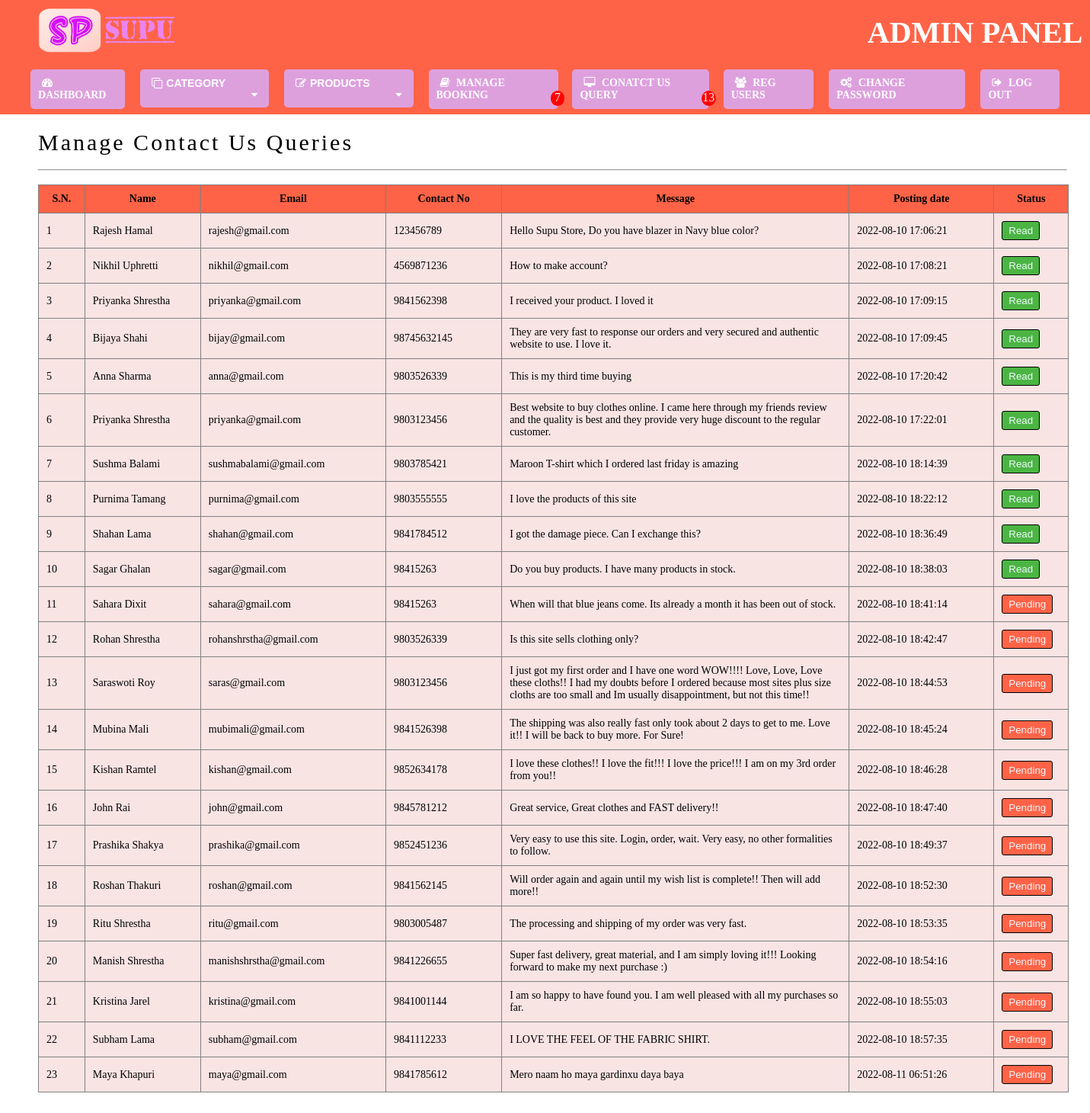
Page /admin/message.php on the committed database.
### tables this page shows
CREATE TABLE `tbl_msg` (
  `customer_id` int(11) NOT NULL,
  `cname` varchar(255) NOT NULL,
  `email` varchar(255) NOT NULL,
  `phone` varchar(255) NOT NULL,
  `message` longtext DEFAULT NULL,
  `PostingDate` timestamp NOT NULL DEFAULT current_timestamp(),
  `status` varchar(255) NOT NULL DEFAULT 'Pending'
);

### admin/message.php (the view, shortened to what this page needs)
<!DOCTYPE html>
<head>
    <link rel="stylesheet" href="css/table.css">
    <link rel="stylesheet" href="https://cdnjs.cloudflare.com/ajax/libs/font-awesome/5.15.3/css/all.min.css">
</head>
<body>
<?php
        include 'includes/header.php';
    ?>
	<div class="container">
	<div class="title">Manage Contact Us Queries</div><br><hr><br>
        <table style="width: 98%;">
            <tr>
                <th style="width: 4%;">S.N.</th>
                <th style="width: 10%;">Name</th>
                <th style="width: 16%;">Email</th>
                <th style="width: 10%;">Contact No</th>
                <th style="width: 30%;">Message</th>
                <th style="width: 12.5%;">Posting date</th>
                <th style="width: 6%;">Status</th>
            </tr>
            <?php
            $sql = "SELECT * FROM tbl_msg";
            $result = mysqli_query($conn, $sql);
            $count=1;
            if (mysqli_num_rows($result) > 0) {
                while ($value = mysqli_fetch_assoc($result)) {
            ?>
            <tr>
                <td><?php echo htmlentities($count); ?></td>
                <td><?php echo $value['cname']; ?></td>
                <td><?php echo $value['email']; ?></td>
                <td><?php echo $value['phone']; ?></td>
                <td><?php echo $value['message']; ?></td>
                <td><?php echo $value['PostingDate']; ?></td>
                <td>
                    <?php
                    if($value['status'] == 'Pending')
                    {
                    ?>
                        <a href="readmsg.php?customer_id=<?php echo $value['customer_id'];?>" onclick="confirmAction()">
                        <button class="pending"><?php echo $value['status'];?></button></a>
                        <?php
                    }
                    else
                    {
                        ?><button class="completed"><?php
                     echo $value['status'];?></button><?php
                    }
                    ?>
                </td>
                <?php
                $count=$count+1; }
                }
                ?>
            </tr>
        </table>
	</div>
</body>
</html>

### admin/css/table.css (style rules this page uses)
* { box-sizing: border-box; margin: 0; padding: 0; }
.container { margin-left: 50px; padding-top: 20px; margin-bottom: 30px; }
hr { margin-right: 30px; }
.title { letter-spacing: 3px; font-size: 30px; }
table { table-layout: auto; border-collapse: collapse; width: "98%"; }
td, th { padding: 10px; font-size: 14px; }
th { background-color: tomato; border: solid 0.5px grey; }
td { padding: 10px; background-color: #f9e4e4; border: solid 0.5px grey; }
td a { text-decoration: none; color: black; }

### admin/css/header.css (style rules this page uses)
* { margin: 0; padding: 0; box-sizing: border-box; }

### admin/message.php (style rules this page uses)
.pending { background-color: tomato; color: aliceblue; padding: 4px 8px; border: 1px solid black; border-radius: 3px; }
.completed { background-color: #4BB543; color: aliceblue; padding: 4px 8px; border: 1px solid black; border-radius: 3px; }

### rows in the picture
tbl_msg: cname "Rajesh Hamal", email "rajesh@gmail.com", phone "123456789", message "Hello Supu Store, Do you have blazer in Navy blue color?", PostingDate "2022-08-10 17:06:21", status "Read"
tbl_msg: cname "Nikhil Uphretti", email "nikhil@gmail.com", phone "4569871236", message "How to make account?", PostingDate "2022-08-10 17:08:21", status "Read"
tbl_msg: cname "Priyanka Shrestha", email "priyanka@gmail.com", phone "9841562398", message "I received your product. I loved it", PostingDate "2022-08-10 17:09:15", status "Read"
tbl_msg: cname "Bijaya Shahi", email "bijay@gmail.com", phone "98745632145", message "They are very fast to response our orders and very secured and authentic website to use. I love it.", PostingDate "2022-08-10 17:09:45", status "Read"
tbl_msg: cname "Anna Sharma", email "anna@gmail.com", phone "9803526339", message "This is my third time buying", PostingDate "2022-08-10 17:20:42", status "Read"
tbl_msg: cname "Priyanka Shrestha", email "priyanka@gmail.com", phone "9803123456", message "Best website to buy clothes online. I came here through my friends review and the quality is best and they provide very huge discount to the regular customer.", PostingDate "2022-08-10 17:22:01", status "Read"
tbl_msg: cname "Sushma Balami", email "sushmabalami@gmail.com", phone "9803785421", message "Maroon T-shirt which I ordered last friday is amazing", PostingDate "2022-08-10 18:14:39", status "Read"
tbl_msg: cname "Purnima Tamang", email "purnima@gmail.com", phone "9803555555", message "I love the products of this site", PostingDate "2022-08-10 18:22:12", status "Read"
tbl_msg: cname "Shahan Lama", email "shahan@gmail.com", phone "9841784512", message "I got the damage piece. Can I exchange this?", PostingDate "2022-08-10 18:36:49", status "Read"
tbl_msg: cname "Sagar Ghalan", email "sagar@gmail.com", phone "98415263", message "Do you buy products. I have many products in stock.", PostingDate "2022-08-10 18:38:03", status "Read"
tbl_msg: cname "Sahara Dixit", email "sahara@gmail.com", phone "98415263", message "When will that blue jeans come. Its already a month it has been out of stock.", PostingDate "2022-08-10 18:41:14", status "Pending"
tbl_msg: cname "Rohan Shrestha", email "rohanshrstha@gmail.com", phone "9803526339", message "Is this site sells clothing only?", PostingDate "2022-08-10 18:42:47", status "Pending"
tbl_msg: cname "Saraswoti Roy", email "saras@gmail.com", phone "9803123456", message "I just got my first order and I have one word WOW!!!! Love, Love, Love these cloths!! I had my doubts before I ordered because most sites plus size cloths are too small and Im usually disappointment, but not this time!!", PostingDate "2022-08-10 18:44:53", status "Pending"
tbl_msg: cname "Mubina Mali", email "mubimali@gmail.com", phone "9841526398", message "The shipping was also really fast only took about 2 days to get to me. Love it!! I will be back to buy more. For Sure!", PostingDate "2022-08-10 18:45:24", status "Pending"
tbl_msg: cname "Kishan Ramtel", email "kishan@gmail.com", phone "9852634178", message "I love these clothes!! I love the fit!!! I love the price!!! I am on my 3rd order from you!!", PostingDate "2022-08-10 18:46:28", status "Pending"
tbl_msg: cname "John Rai", email "john@gmail.com", phone "9845781212", message "Great service, Great clothes and FAST delivery!!", PostingDate "2022-08-10 18:47:40", status "Pending"
tbl_msg: cname "Prashika Shakya", email "prashika@gmail.com", phone "9852451236", message "Very easy to use this site. Login, order, wait. Very easy, no other formalities to follow.", PostingDate "2022-08-10 18:49:37", status "Pending"
tbl_msg: cname "Roshan Thakuri", email "roshan@gmail.com", phone "9841562145", message "Will order again and again until my wish list is complete!! Then will add more!!", PostingDate "2022-08-10 18:52:30", status "Pending"
tbl_msg: cname "Ritu Shrestha", email "ritu@gmail.com", phone "9803005487", message "The processing and shipping of my order was very fast.", PostingDate "2022-08-10 18:53:35", status "Pending"
tbl_msg: cname "Manish Shrestha", email "manishshrstha@gmail.com", phone "9841226655", message "Super fast delivery, great material, and I am simply loving it!!! Looking forward to make my next purchase :)", PostingDate "2022-08-10 18:54:16", status "Pending"
tbl_msg: cname "Kristina Jarel", email "kristina@gmail.com", phone "9841001144", message "I am so happy to have found you. I am well pleased with all my purchases so far.", PostingDate "2022-08-10 18:55:03", status "Pending"
tbl_msg: cname "Subham Lama", email "subham@gmail.com", phone "9841112233", message "I LOVE THE FEEL OF THE FABRIC SHIRT.", PostingDate "2022-08-10 18:57:35", status "Pending"
tbl_msg: cname "Maya Khapuri", email "maya@gmail.com", phone "9841785612", message "Mero naam ho maya gardinxu daya baya", PostingDate "2022-08-11 06:51:26", status "Pending"

### other values in the picture
$data['total'] "7"
$data['total'] "13"
